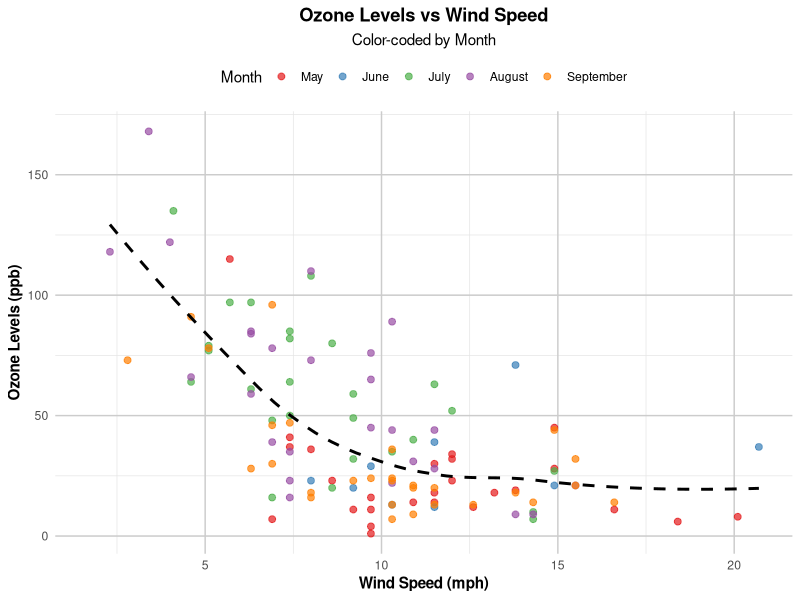

The R script that drew this image:
## ---- chunk 1
#| echo: false
#| warning: false
library(knitr)

# Calculate descriptive statistics
descriptive_stats <- data.frame(
  Statistic = c("Mean", "Median", "Std Dev", "Min", "Max"),
  Ozone = c(mean(airquality$Ozone, na.rm = TRUE), 
            median(airquality$Ozone, na.rm = TRUE), 
            sd(airquality$Ozone, na.rm = TRUE), 
            min(airquality$Ozone, na.rm = TRUE), 
            max(airquality$Ozone, na.rm = TRUE)),
  Wind = c(mean(airquality$Wind, na.rm = TRUE), 
           median(airquality$Wind, na.rm = TRUE), 
           sd(airquality$Wind, na.rm = TRUE), 
           min(airquality$Wind, na.rm = TRUE), 
           max(airquality$Wind, na.rm = TRUE))
)

# Display the table
kable(descriptive_stats, caption = "Descriptive Statistics for Ozone and Wind")
## ---- chunk 2
#| echo: false
#| warning: false
# Load the dataset
data(airquality)

# Convert Month to a factor for better plotting
airquality$Month <- factor(airquality$Month, 
                           levels = 5:9, 
                           labels = c("May", "June", "July", "August", "September"))

# Create the plot
library(ggplot2)
ggplot(airquality, aes(x = Wind, y = Ozone, color = Month)) +
  geom_point(size = 2, alpha = 0.7) +
  geom_smooth(method = "loess", se = FALSE, color = "black", linetype = "dashed") +
  scale_color_brewer(palette = "Set1") +
  labs(title = "Ozone Levels vs Wind Speed",
       subtitle = "Color-coded by Month",
       x = "Wind Speed (mph)",
       y = "Ozone Levels (ppb)",
       color = "Month") +
  theme_minimal() +
  theme(legend.position = "top",
        plot.title = element_text(face = "bold", hjust = 0.5),
        plot.subtitle = element_text(hjust = 0.5),
        axis.title = element_text(face = "bold"),
        panel.grid.major = element_line(color = "grey80"),
        panel.grid.minor = element_line(color = "grey90"))

